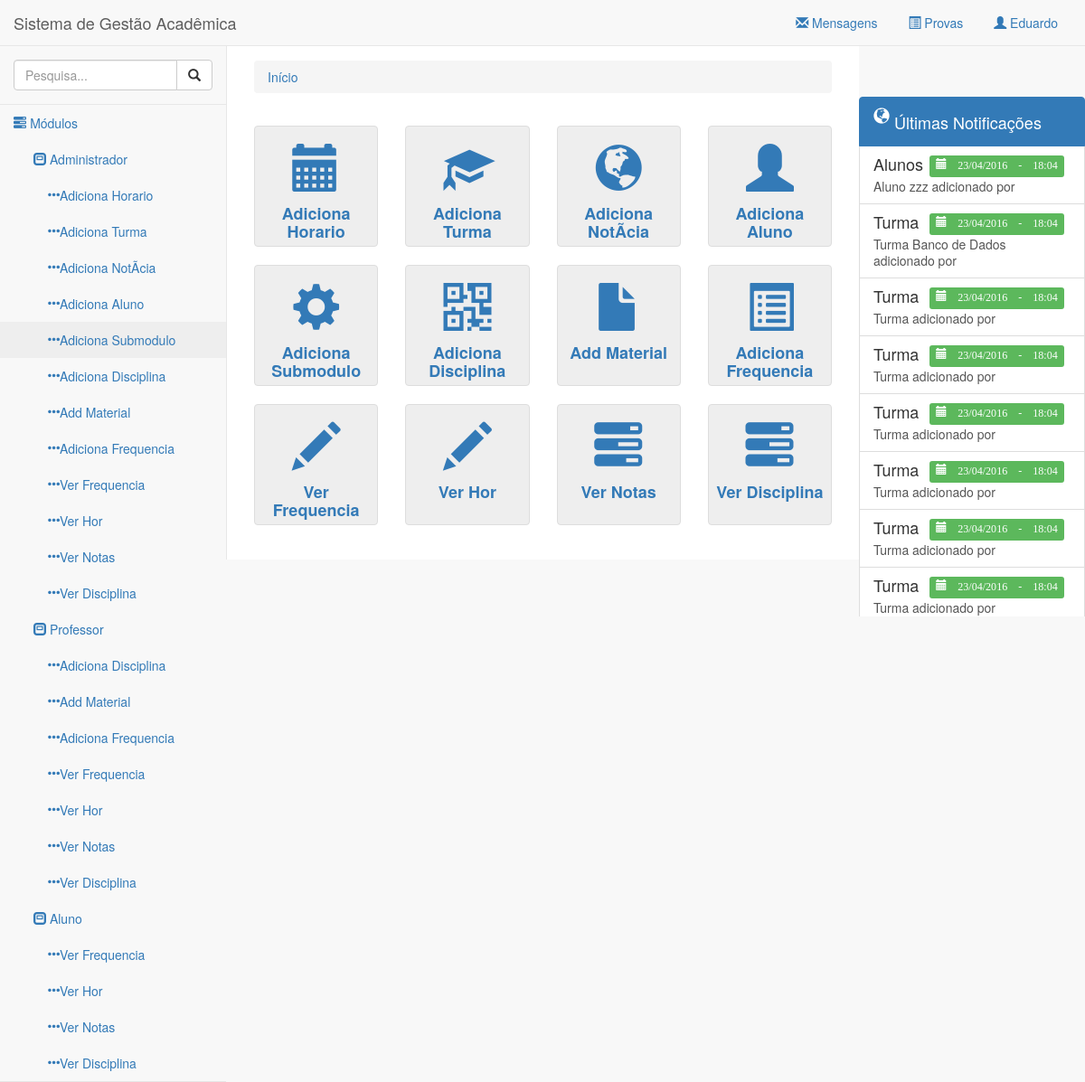
Page /admin (signed in) on the earlier database version.
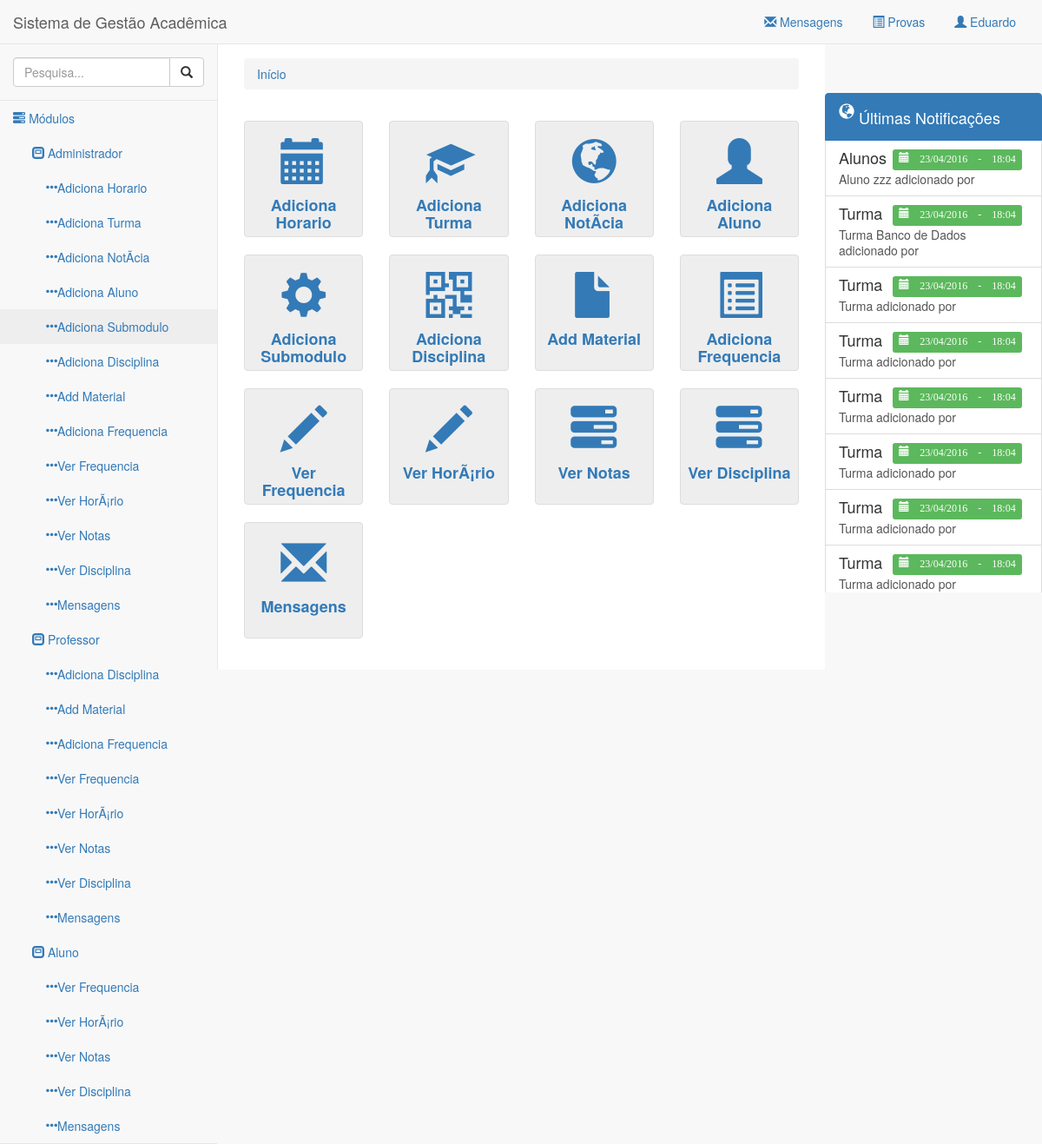
Same page on the later database version.
### tables this page shows
CREATE TABLE IF NOT EXISTS `cad_modulo` (
  `cd_modulo` bigint(20) NOT NULL,
  `nome_modulo` varchar(180) NOT NULL
);

CREATE TABLE IF NOT EXISTS `cad_submodulo` (
  `cd_submodulo` bigint(20) NOT NULL,
  `nome_submodulo` varchar(180) NOT NULL,
  `fonte` varchar(450) NOT NULL,
  `permissao` varchar(11) NOT NULL,
  `icone` varchar(180) NOT NULL
);

CREATE TABLE IF NOT EXISTS `notificacoes` (
  `cd_notificacao` bigint(20) NOT NULL,
  `cd_usuario` bigint(20) NOT NULL,
  `tp_notificacao` varchar(80) NOT NULL,
  `desc_notificacao` text NOT NULL,
  `dt_sistema` timestamp NOT NULL DEFAULT CURRENT_TIMESTAMP
);

### classes/funcoes.class.php (called while the page is built, shortened)
<?php
include 'database.class.php';
include 'notificacoes.class.php';
class Funcoes {
  public static function geraHeader() {
    include 'partials/header.php';
  }
  public static function geraFooter($parametros = false) {
    include 'partials/footer.php';
  }
  public static function geraMenus() {
    include 'partials/navegacao.php';
  }
  public static function geraMenuEsquerda() {
    include 'partials/menu_esquerda.php';
  }
  public static function geraMenuDireita() {
    include 'partials/menu_direita.php';
  }
  public static function geraBreadCrumb() {
    include 'partials/breadcrumb.php';
  }
}

### classes/database.class.php (called while the page is built, shortened)
<?php
class Database {
  private $mysql;
  private $query;
  public function __construct() {
    $this->mysql = new mysqli('localhost', 'root','', 'sga');
  }
  protected function clearAttributes() {
    $not = array('last_query', 'operators', 'join_types');
    $attrs = get_object_vars($this);
  }
  public function result() {
    $data = array();
    if(!empty($this->query)) {
      while($result = mysqli_fetch_object($this->query)) {
        $data[] = (Object) array_map("utf8_encode", (Array) $result);
      }
    }
    return $data;
  }
  public function query($query, $escape = FALSE) {
    $escape = (!is_bool($escape)) ? TRUE : $escape;
    $this->query = $this->mysql->query($query);
    return $this;
  }
}

### classes/notificacoes.class.php (called while the page is built, shortened)
<?php
Class Notificacoes {
	public function getNotificacao() {
		$objetoSql = new Database();
		$resultado = $objetoSql->query('select * from notificacoes order by cd_notificacao DESC')->result();
		return $resultado;
	}
}

### admin/index.php (the view, shortened to what the changed rows need)
<?php
  include '../classes/funcoes.class.php';
  Funcoes::geraMenus();
?>
  <div class="row margin-top">
    <?php if(isset($_SESSION['super']) && $_SESSION['super']) : ?>
      <?php
        $objetoModulos1 = new Database();
        $submodulos = $objetoModulos1->query("select distinct * from cad_submodulo where permissao LIKE '%1%'")->result();
        foreach ($submodulos as $submodulo) : ?>
         <div class="col-sm-6 col-md-3">
            <a href="<?= $submodulo->fonte; ?>" class="thumbnail modulos">
              <span class="glyphicon <?= $submodulo->icone; ?>"></span>
              <h4><?= $submodulo->nome_submodulo; ?></h4>
            </a>
          </div>
      <?php endforeach; ?>
    <?php endif; ?>
  </div>

### admin/partials/menu_esquerda.php (shortened to what the changed rows need)
<div class="navbar-default sidebar" role="navigation">
  <div class="sidebar-nav navbar-collapse">
    <ul class="nav" id="side-menu">
      <li>
        <ul class="nav nav-second-level">
          <?php
            $objetoModulos = new Database();
            $objetoModulos1 = new Database();
            $permissoes = $_SESSION['permissao'];
            $query_parts = array();
            foreach ($permissoes as $val) {
              $query_parts[] = "'%".$val."%'";
            }
            $string = implode(' OR cd_modulo LIKE ', $query_parts);
            $modulos = $objetoModulos->query("select * from cad_modulo where cd_modulo LIKE {$string}")->result();
            $query_parts = array();
            foreach ($permissoes as $val) {
                $query_parts[] = "'%".$val."%'";
            }
            $string = implode(' OR permissao LIKE ', $query_parts);
            $submodulos = $objetoModulos1->query("select * from cad_submodulo where permissao LIKE {$string}")->result();
            foreach ($modulos as $modulo) : ?>
              <li>
                <a href="#"><span class="glyphicon glyphicon-modal-window"></span> <?= $modulo->nome_modulo; ?></a>
                <?php if(isset($modulo->submodulos) && count($modulo->submodulos)) : ?>
                  <ul class="nav nav-third-level">
                  <?php foreach ($modulo->submodulos as $submodulo) : ?>
                    <li>
                      <a href="<?= $submodulo->fonte; ?>"><span class="glyphicon glyphicon-option-horizontal"></span><?= $submodulo->nome_submodulo; ?></a>
                    </li>
                    <?php endforeach; ?>
                  </ul>
                <?php endif; ?>
              </li>
          <?php endforeach; ?>
          </li>
        </ul>
      </div>
    </div>
  </div>

### admin/partials/menu_direita.php (shortened to what the changed rows need)
<?php
$objetonotificacoes = new Notificacoes();
$notificacoes = $objetonotificacoes->getNotificacao();
?>
<div class="navbar-default sidebar-right" role="navigation">
  <div class="list-group">
    <?php
      foreach ($notificacoes as $notificacao) : ?>
      	<a href="#" class="list-group-item notificacao">
      		<h4 class="list-group-item-heading"><?= $notificacao->tp_notificacao; ?>
            <span class="label label-success data-notificacao pull-right">
              <span class="glyphicon glyphicon-calendar"> <?= date('d/m/Y', strtotime($notificacao->dt_sistema)) . ' - '. date('H:m', strtotime($notificacao->dt_sistema)); ?></span>
          </h4>
      		<p class="list-group-item-text"><?= $notificacao->desc_notificacao; ?>
      		</p>
    		</a>
      <?php endforeach; ?>
	</div>
</div>

Differences in the rows shown:
changed cad_submodulo (number 10 of 13 on the later page): nome_submodulo "Ver Hor" → "Ver HorÃ¡rio"
added cad_submodulo: nome_submodulo "Mensagens"
